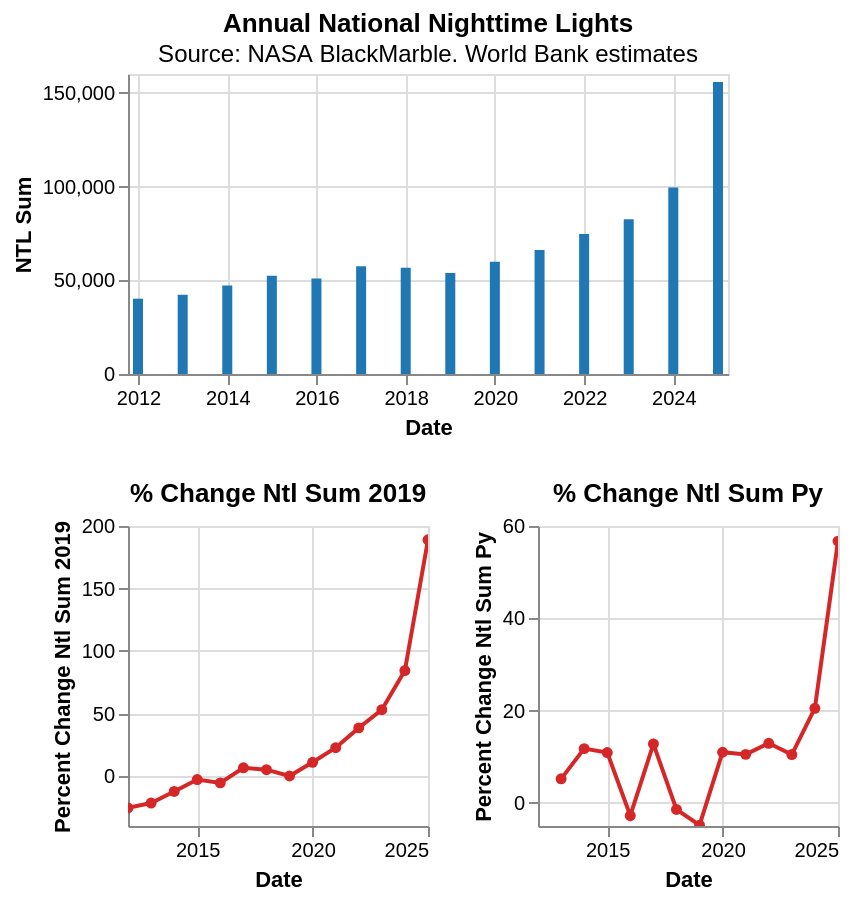

Source (notebook cell):
### Markdown cell above
### Insights

#### National Trends of Nighttime Lights

### Code cell
import altair as alt
import pandas as pd

df = ntl_adm0_annual.sort_values(by='date').copy()
df["date"] = pd.to_datetime(df["date"])

# Main chart for ntl_sum - larger bar chart
main_chart = alt.Chart(df).mark_bar(
    color='#1f77b4'
).encode(
    x=alt.X('date:T', title='Date', axis=alt.Axis(format='%Y')),
    y=alt.Y('ntl_sum:Q', title='NTL Sum'),
    tooltip=[
        alt.Tooltip('date:T', title='Date', format='%Y-%m-%d'),
        alt.Tooltip('ntl_sum:Q', title='NTL Sum', format='.2f')
    ]
).properties(
    width=300,
    height=150,
    title={
        "text": "Annual National Nighttime Lights",
        "subtitle": "Source: NASA BlackMarble. World Bank estimates"
    }
).interactive()

# Smaller charts for percent changes - side by side
small_charts = []

for measure in ["percent_change_ntl_sum_2019", "percent_change_ntl_sum_PY"]:
    chart = alt.Chart(df).mark_line(
        point=True,
        strokeWidth=2
    ).encode(
        x=alt.X('date:T', title='Date', axis=alt.Axis(format='%Y')),
        y=alt.Y(f'{measure}:Q', title=measure.replace('_', ' ').title()),
        color=alt.value('#d62728'),
        tooltip=[
            alt.Tooltip('date:T', title='Date', format='%Y-%m-%d'),
            alt.Tooltip(f'{measure}:Q', title=measure, format='.2f')
        ]
    ).properties(
        width=150,
        height=150,
        title=measure.replace('_', ' ').replace('percent change', '% Change').title()
    ).interactive()
    
    small_charts.append(chart)

# Display: main chart on top, two small charts side by side below
alt.vconcat(
    main_chart,
    alt.hconcat(*small_charts)
)

### Figure 1 — Vega-Lite specification as saved in the notebook (floating-point values rounded to 4 significant figures)
{"config": {"view": {"continuousWidth": 300, "continuousHeight": 300}}, "vconcat": [{"mark": {"type": "bar", "color": "#1f77b4"}, "encoding": {"tooltip": [{"field": "date", "format": "%Y-%m-%d", "title": "Date", "type": "temporal"}, {"field": "ntl_sum", "format": ".2f", "title": "NTL Sum", "type": "quantitative"}], "x": {"axis": {"format": "%Y"}, "field": "date", "title": "Date", "type": "temporal"}, "y": {"field": "ntl_sum", "title": "NTL Sum", "type": "quantitative"}}, "height": 150, "name": "view_d8bc331cfdef3242_0", "title": {"text": "Annual National Nighttime Lights", "subtitle": "Source: NASA BlackMarble. World Bank estimates"}, "width": 300}, {"hconcat": [{"mark": {"type": "line", "point": true, "strokeWidth": 2}, "encoding": {"color": {"value": "#d62728"}, "tooltip": [{"field": "date", "format": "%Y-%m-%d", "title": "Date", "type": "temporal"}, {"field": "percent_change_ntl_sum_2019", "format": ".2f", "title": "percent_change_ntl_sum_2019", "type": "quantitative"}], "x": {"axis": {"format": "%Y"}, "field": "date", "title": "Date", "type": "temporal"}, "y": {"field": "percent_change_ntl_sum_2019", "title": "Percent Change Ntl Sum 2019", "type": "quantitative"}}, "height": 150, "name": "view_45ff015fc6886046_0", "title": "% Change Ntl Sum 2019", "width": 150}, {"mark": {"type": "line", "point": true, "strokeWidth": 2}, "encoding": {"color": {"value": "#d62728"}, "tooltip": [{"field": "date", "format": "%Y-%m-%d", "title": "Date", "type": "temporal"}, {"field": "percent_change_ntl_sum_PY", "format": ".2f", "title": "percent_change_ntl_sum_PY", "type": "quantitative"}], "x": {"axis": {"format": "%Y"}, "field": "date", "title": "Date", "type": "temporal"}, "y": {"field": "percent_change_ntl_sum_PY", "title": "Percent Change Ntl Sum Py", "type": "quantitative"}}, "height": 150, "name": "view_f2ad1bc4760189d2_1", "title": "% Change Ntl Sum Py", "width": 150}]}], "data": {"name": "data-5ddcbedf15c8c0fcfff71ddbb0e720cf"}, "params": [{"name": "param_1e9efca18e7a2868", "select": {"type": "interval", "encodings": ["x", "y"]}, "bind": "scales", "views": ["view_d8bc331cfdef3242_0", "view_45ff015fc6886046_0", "view_f2ad1bc4760189d2_1"]}], "$schema": "https://vega.github.io/schema/vega-lite/v6.1.0.json", "datasets": {"data-5ddcbedf15c8c0fcfff71ddbb0e720cf": [{"Shape_Leng": 47.62, "Shape_Area": 92.92, "ADM0_EN": "Ethiopia", "ADM0_PCODE": "ET", "ADM0_REF": null, "ADM0ALT1EN": null, "ADM0ALT2EN": null, "validOn": "2021-12-14", "validTo": null, "ntl_sum": 40170.0, "date": "2012-01-01T00:00:00", "ntl_gf_5km_sum": 0.0, "ntl_nogf_5km_sum": 40170.0, "ntl_gf_10km_sum": 0.0, "ntl_nogf_10km_sum": 40170.0, "year": 2012, "baseline_ntl_sum_2019": 53910.0, "percent_change_ntl_sum_2019": -25.49, "baseline_ntl_sum_PY": NaN, "percent_change_ntl_sum_PY": NaN}, {"Shape_Leng": 47.62, "Shape_Area": 92.92, "ADM0_EN": "Ethiopia", "ADM0_PCODE": "ET", "ADM0_REF": null, "ADM0ALT1EN": null, "ADM0ALT2EN": null, "validOn": "2021-12-14", "validTo": null, "ntl_sum": 42260.0, "date": "2013-01-01T00:00:00", "ntl_gf_5km_sum": 0.0, "ntl_nogf_5km_sum": 42260.0, "ntl_gf_10km_sum": 0.0, "ntl_nogf_10km_sum": 42260.0, "year": 2013, "baseline_ntl_sum_2019": 53910.0, "percent_change_ntl_sum_2019": -21.61, "baseline_ntl_sum_PY": 40170.0, "percent_change_ntl_sum_PY": 5.218}, {"Shape_Leng": 47.62, "Shape_Area": 92.92, "ADM0_EN": "Ethiopia", "ADM0_PCODE": "ET", "ADM0_REF": null, "ADM0ALT1EN": null, "ADM0ALT2EN": null, "validOn": "2021-12-14", "validTo": null, "ntl_sum": 47230.0, "date": "2014-01-01T00:00:00", "ntl_gf_5km_sum": 0.0, "ntl_nogf_5km_sum": 47230.0, "ntl_gf_10km_sum": 0.0, "ntl_nogf_10km_sum": 47230.0, "year": 2014, "baseline_ntl_sum_2019": 53910.0, "percent_change_ntl_sum_2019": -12.39, "baseline_ntl_sum_PY": 42260.0, "percent_change_ntl_sum_PY": 11.76}, {"Shape_Leng": 47.62, "Shape_Area": 92.92, "ADM0_EN": "Ethiopia", "ADM0_PCODE": "ET", "ADM0_REF": null, "ADM0ALT1EN": null, "ADM0ALT2EN": null, "validOn": "2021-12-14", "validTo": null, "ntl_sum": 52390.0, "date": "2015-01-01T00:00:00", "ntl_gf_5km_sum": 0.0, "ntl_nogf_5km_sum": 52390.0, "ntl_gf_10km_sum": 0.0, "ntl_nogf_10km_sum": 52390.0, "year": 2015, "baseline_ntl_sum_2019": 53910.0, "percent_change_ntl_sum_2019": -2.816, "baseline_ntl_sum_PY": 47230.0, "percent_change_ntl_sum_PY": 10.92}, {"Shape_Leng": 47.62, "Shape_Area": 92.92, "ADM0_EN": "Ethiopia", "ADM0_PCODE": "ET", "ADM0_REF": null, "ADM0ALT1EN": null, "ADM0ALT2EN": null, "validOn": "2021-12-14", "validTo": null, "ntl_sum": 50940.0, "date": "2016-01-01T00:00:00", "ntl_gf_5km_sum": 0.0, "ntl_nogf_5km_sum": 50940.0, "ntl_gf_10km_sum": 0.0, "ntl_nogf_10km_sum": 50940.0, "year": 2016, "baseline_ntl_sum_2019": 53910.0, "percent_change_ntl_sum_2019": -5.509, "baseline_ntl_sum_PY": 52390.0, "percent_change_ntl_sum_PY": -2.772}, {"Shape_Leng": 47.62, "Shape_Area": 92.92, "ADM0_EN": "Ethiopia", "ADM0_PCODE": "ET", "ADM0_REF": null, "ADM0ALT1EN": null, "ADM0ALT2EN": null, "validOn": "2021-12-14", "validTo": null, "ntl_sum": 57450.0, "date": "2017-01-01T00:00:00", "ntl_gf_5km_sum": 0.0, "ntl_nogf_5km_sum": 57450.0, "ntl_gf_10km_sum": 0.0, "ntl_nogf_10km_sum": 57450.0, "year": 2017, "baseline_ntl_sum_2019": 53910.0, "percent_change_ntl_sum_2019": 6.563, "baseline_ntl_sum_PY": 50940.0, "percent_change_ntl_sum_PY": 12.78}, {"Shape_Leng": 47.62, "Shape_Area": 92.92, "ADM0_EN": "Ethiopia", "ADM0_PCODE": "ET", "ADM0_REF": null, "ADM0ALT1EN": null, "ADM0ALT2EN": null, "validOn": "2021-12-14", "validTo": null, "ntl_sum": 56640.0, "date": "2018-01-01T00:00:00", "ntl_gf_5km_sum": 0.0, "ntl_nogf_5km_sum": 56640.0, "ntl_gf_10km_sum": 0.0, "ntl_nogf_10km_sum": 56640.0, "year": 2018, "baseline_ntl_sum_2019": 53910.0, "percent_change_ntl_sum_2019": 5.067, "baseline_ntl_sum_PY": 57450.0, "percent_change_ntl_sum_PY": -1.404}, {"Shape_Leng": 47.62, "Shape_Area": 92.92, "ADM0_EN": "Ethiopia", "ADM0_PCODE": "ET", "ADM0_REF": null, "ADM0ALT1EN": null, "ADM0ALT2EN": null, "validOn": "2021-12-14", "validTo": null, "ntl_sum": 53910.0, "date": "2019-01-01T00:00:00", "ntl_gf_5km_sum": 0.0, "ntl_nogf_5km_sum": 53910.0, "ntl_gf_10km_sum": 0.0, "ntl_nogf_10km_sum": 53910.0, "year": 2019, "baseline_ntl_sum_2019": 53910.0, "percent_change_ntl_sum_2019": 0.0, "baseline_ntl_sum_PY": 56640.0, "percent_change_ntl_sum_PY": -4.823}, {"Shape_Leng": 47.62, "Shape_Area": 92.92, "ADM0_EN": "Ethiopia", "ADM0_PCODE": "ET", "ADM0_REF": null, "ADM0ALT1EN": null, "ADM0ALT2EN": null, "validOn": "2021-12-14", "validTo": null, "ntl_sum": 59830.0, "date": "2020-01-01T00:00:00", "ntl_gf_5km_sum": 0.0, "ntl_nogf_5km_sum": 59830.0, "ntl_gf_10km_sum": 0.0, "ntl_nogf_10km_sum": 59830.0, "year": 2020, "baseline_ntl_sum_2019": 53910.0, "percent_change_ntl_sum_2019": 10.98, "baseline_ntl_sum_PY": 53910.0, "percent_change_ntl_sum_PY": 10.98}, {"Shape_Leng": 47.62, "Shape_Area": 92.92, "ADM0_EN": "Ethiopia", "ADM0_PCODE": "ET", "ADM0_REF": null, "ADM0ALT1EN": null, "ADM0ALT2EN": null, "validOn": "2021-12-14", "validTo": null, "ntl_sum": 66120.0, "date": "2021-01-01T00:00:00", "ntl_gf_5km_sum": 0.0, "ntl_nogf_5km_sum": 66120.0, "ntl_gf_10km_sum": 0.0, "ntl_nogf_10km_sum": 66120.0, "year": 2021, "baseline_ntl_sum_2019": 53910.0, "percent_change_ntl_sum_2019": 22.65, "baseline_ntl_sum_PY": 59830.0, "percent_change_ntl_sum_PY": 10.52}, {"Shape_Leng": 47.62, "Shape_Area": 92.92, "ADM0_EN": "Ethiopia", "ADM0_PCODE": "ET", "ADM0_REF": null, "ADM0ALT1EN": null, "ADM0ALT2EN": null, "validOn": "2021-12-14", "validTo": null, "ntl_sum": 74670.0, "date": "2022-01-01T00:00:00", "ntl_gf_5km_sum": 0.0, "ntl_nogf_5km_sum": 74670.0, "ntl_gf_10km_sum": 0.0, "ntl_nogf_10km_sum": 74670.0, "year": 2022, "baseline_ntl_sum_2019": 53910.0, "percent_change_ntl_sum_2019": 38.51, "baseline_ntl_sum_PY": 66120.0, "percent_change_ntl_sum_PY": 12.93}, {"Shape_Leng": 47.62, "Shape_Area": 92.92, "ADM0_EN": "Ethiopia", "ADM0_PCODE": "ET", "ADM0_REF": null, "ADM0ALT1EN": null, "ADM0ALT2EN": null, "validOn": "2021-12-14", "validTo": null, "ntl_sum": 82490.0, "date": "2023-01-01T00:00:00", "ntl_gf_5km_sum": 0.0, "ntl_nogf_5km_sum": 82490.0, "ntl_gf_10km_sum": 0.0, "ntl_nogf_10km_sum": 82490.0, "year": 2023, "baseline_ntl_sum_2019": 53910.0, "percent_change_ntl_sum_2019": 53.01, "baseline_ntl_sum_PY": 74670.0, "percent_change_ntl_sum_PY": 10.47}, {"Shape_Leng": 47.62, "Shape_Area": 92.92, "ADM0_EN": "Ethiopia", "ADM0_PCODE": "ET", "ADM0_REF": null, "ADM0ALT1EN": null, "ADM0ALT2EN": null, "validOn": "2021-12-14", "validTo": null, "ntl_sum": 99410.0, "date": "2024-01-01T00:00:00", "ntl_gf_5km_sum": 0.0, "ntl_nogf_5km_sum": 99410.0, "ntl_gf_10km_sum": 0.0, "ntl_nogf_10km_sum": 99410.0, "year": 2024, "baseline_ntl_sum_2019": 53910.0, "percent_change_ntl_sum_2019": 84.4, "baseline_ntl_sum_PY": 82490.0, "percent_change_ntl_sum_PY": 20.51}, {"Shape_Leng": 47.62, "Shape_Area": 92.92, "ADM0_EN": "Ethiopia", "ADM0_PCODE": "ET", "ADM0_REF": null, "ADM0ALT1EN": null, "ADM0ALT2EN": null, "validOn": "2021-12-14", "validTo": null, "ntl_sum": 155800.0, "date": "2025-01-01T00:00:00", "ntl_gf_5km_sum": 0.0, "ntl_nogf_5km_sum": 155800.0, "ntl_gf_10km_sum": 0.0, "ntl_nogf_10km_sum": 155800.0, "year": 2025, "baseline_ntl_sum_2019": 53910.0, "percent_change_ntl_sum_2019": 189.0, "baseline_ntl_sum_PY": 99410.0, "percent_change_ntl_sum_PY": 56.73}]}}
